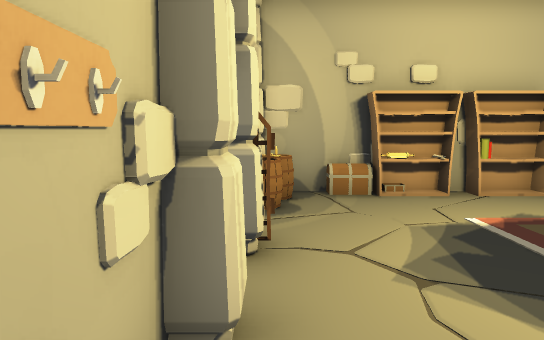
[1] (above)

13 first-person views from a walk through a 3-D level made in the Unity game engine. The camera is 1.5 m above the floor, tilts 6° down and sees 70° across. The floor is counted in squares, 1 m on a side. Each view is taken from the middle of a square. On the plan, view 1 faces up. The plan holds only what a view shows up to about 17 squares ahead; the rest is blank. The place goes on beyond the plan. The player is left out. Door leaves are left out, so doorways stand open.

[2]
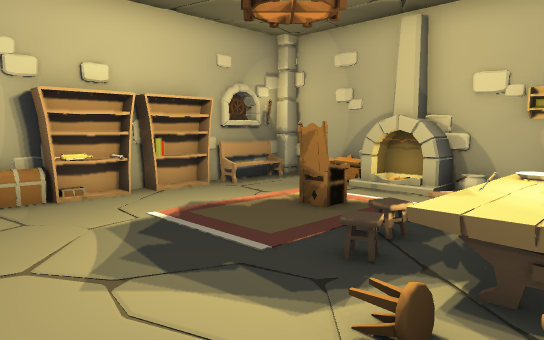

[3]
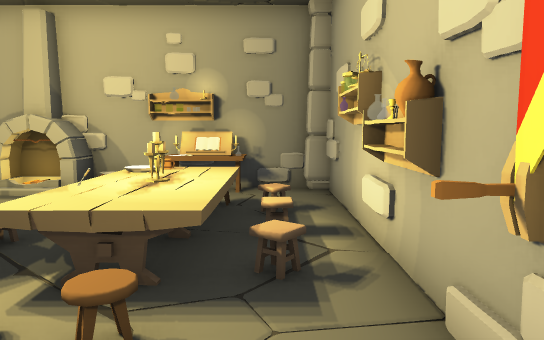

[4]
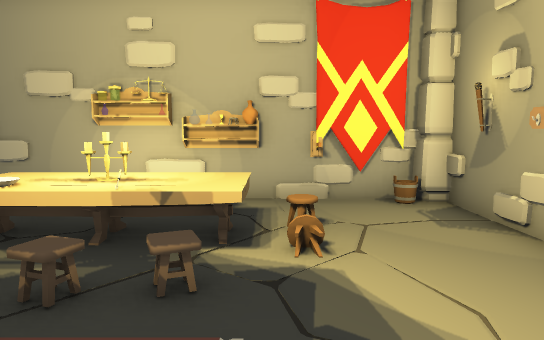

[5]
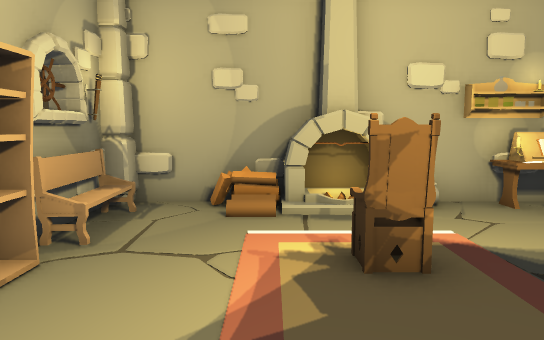

[6]
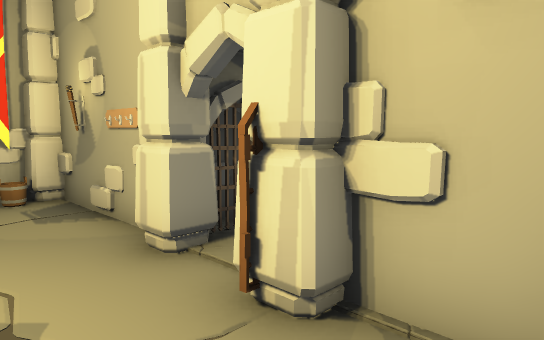

[7]
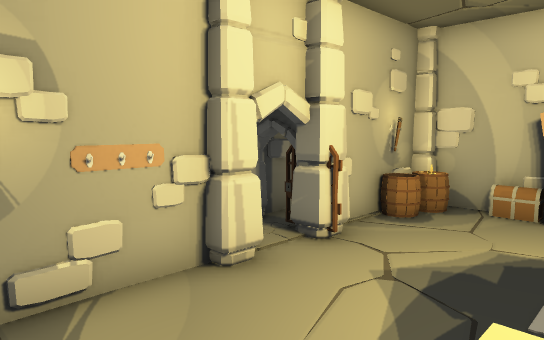

[8]
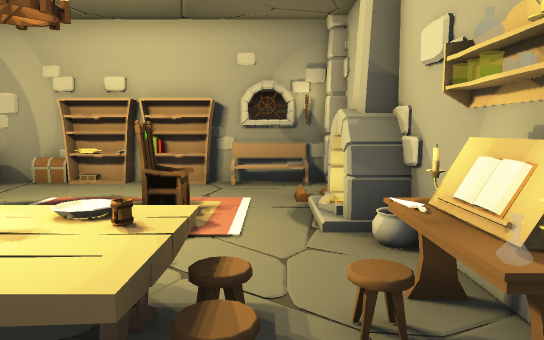

[9]
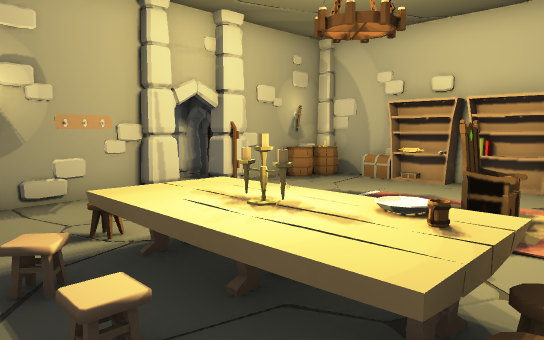

[10]
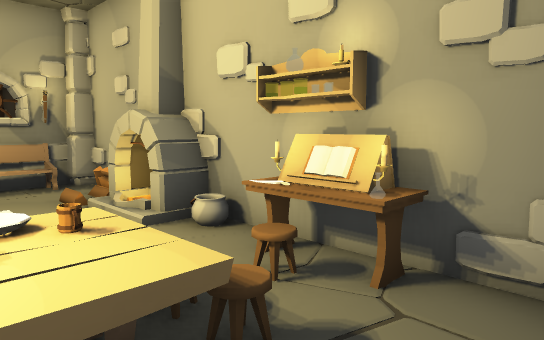

[11]
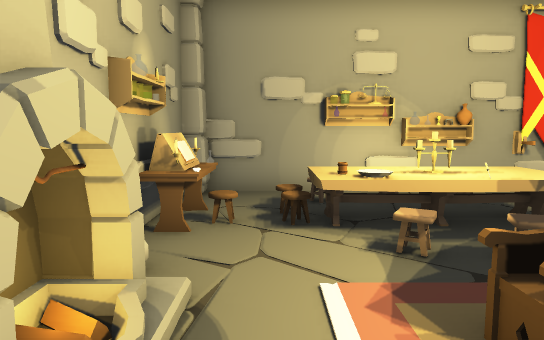

[12]
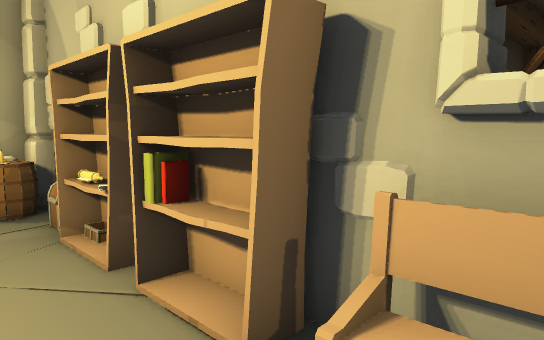

[13]
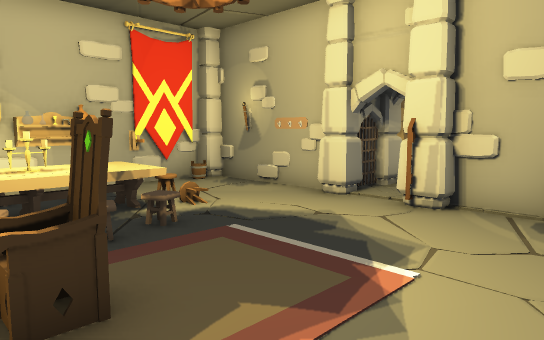

### Floor plan
Key: @ floor where view 1 was taken; # wall or solid block; . main floor; : floor 0.75 m higher than the main floor; / step, stairs or slope; = window, fence, low wall or low ledge; v drop or lower ground; O other object.
Columns run from 3 left of view 1 to 10 right of it. Each row starts with its distance up from view 1.
 10           ###
  9   ##OOOOOO##OO
  8   #O.........#
  7   #O........=#
  6  ##.........O#
  5 O# O...  O .O#
  4 OOO....  O .O#
  3 O##O..../....#
  2 O##...././...#
  1  ##...O::://O
  0   #@..v:=:// O
 -1   #...././/..#
 -2   #OOO.  ./.##
 -3    O=#########

Where each view was taken, in squares from view 1:
view 1: 0 up, 0 right, facing up
view 2: 0 up, 0 right, facing up-right
view 3: 1 down, 0 right, facing right
view 4: 6 up, 3 right, facing down
view 5: 6 up, 2 right, facing right
view 6: 7 up, 2 right, facing down-left
view 7: 1 down, 4 right, facing up-left
view 8: 2 down, 8 right, facing up
view 9: 2 down, 8 right, facing up-left
view 10: 2 down, 6 right, facing up-right
view 11: 7 up, 8 right, facing down
view 12: 7 up, 8 right, facing up-left
view 13: 8 up, 7 right, facing down-left
